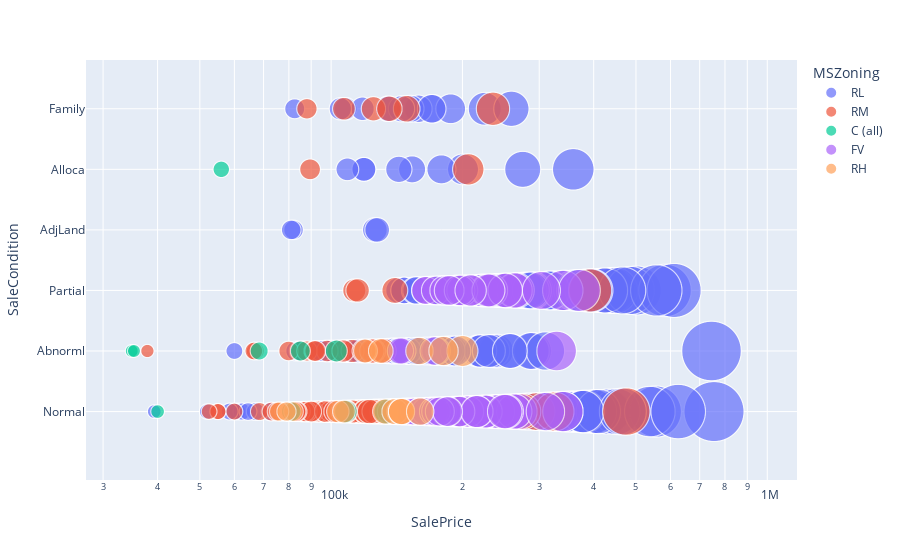

The notebook cell this image was saved under:
### Code cell
fig = ex.scatter(train, x="SalePrice", y="SaleCondition",
	         size="SalePrice", color="MSZoning",
                  log_x=True, size_max=60)
fig.show()

### Figure 1 — Plotly figure (JSON) as saved in the notebook; plotly's stock layout.template omitted (floating-point values rounded to 4 significant figures; data arrays with more than 128 entries replaced by an {"elided": "..."} marker saying what was removed)
{"data": [{"hovertemplate": "MSZoning=RL<br>SalePrice=%{marker.size}<br>SaleCondition=%{y}<extra></extra>", "legendgroup": "RL", "marker": {"color": "#636efa", "size": {"elided": "1151 int values"}, "sizemode": "area", "sizeref": 209.7, "symbol": "circle"}, "mode": "markers", "name": "RL", "showlegend": true, "type": "scattergl", "x": {"elided": "1151 int values"}, "xaxis": "x", "y": {"elided": "1151 str values"}, "yaxis": "y"}, {"hovertemplate": "MSZoning=RM<br>SalePrice=%{marker.size}<br>SaleCondition=%{y}<extra></extra>", "legendgroup": "RM", "marker": {"color": "#EF553B", "size": {"elided": "218 int values"}, "sizemode": "area", "sizeref": 209.7, "symbol": "circle"}, "mode": "markers", "name": "RM", "showlegend": true, "type": "scattergl", "x": {"elided": "218 int values"}, "xaxis": "x", "y": {"elided": "218 str values"}, "yaxis": "y"}, {"hovertemplate": "MSZoning=C (all)<br>SalePrice=%{marker.size}<br>SaleCondition=%{y}<extra></extra>", "legendgroup": "C (all)", "marker": {"color": "#00cc96", "size": [40000, 85000, 133900, 34900, 108000, 102776, 55993, 35311, 81000, 68400], "sizemode": "area", "sizeref": 209.7, "symbol": "circle"}, "mode": "markers", "name": "C (all)", "showlegend": true, "type": "scattergl", "x": [40000, 85000, 133900, 34900, 108000, 102776, 55993, 35311, 81000, 68400], "xaxis": "x", "y": ["Normal", "Abnorml", "Normal", "Abnorml", "Normal", "Abnorml", "Alloca", "Abnorml", "Normal", "Abnorml"], "yaxis": "y"}, {"hovertemplate": "MSZoning=FV<br>SalePrice=%{marker.size}<br>SaleCondition=%{y}<extra></extra>", "legendgroup": "FV", "marker": {"color": "#ab63fa", "size": [249700, 172500, 164500, 250000, 176000, 254900, 177000, 252678, 262500, 207500, 266000, 185000, 164700, 239000, 270000, 340000, 187750, 241000, 339750, 222000, 210000, 263435, 226700, 208300, 176000, 263000, 146000, 151000, 168500, 226000, 370878, 205950, 227875, 148800, 196000, 172500, 179400, 215200, 232600, 147400, 151000, 250580, 303477, 328900, 173733, 155000, 182000, 165000, 199900, 197000, 252000, 197000, 160000, 171900, 174000, 229456, 186500, 183900, 208900, 177500, 144152, 216000, 250000, 310000, 185000], "sizemode": "area", "sizeref": 209.7, "symbol": "circle"}, "mode": "markers", "name": "FV", "showlegend": true, "type": "scattergl", "x": [249700, 172500, 164500, 250000, 176000, 254900, 177000, 252678, 262500, 207500, 266000, 185000, 164700, 239000, 270000, 340000, 187750, 241000, 339750, 222000, 210000, 263435, 226700, 208300, 176000, 263000, 146000, 151000, 168500, 226000, 370878, 205950, 227875, 148800, 196000, 172500, 179400, 215200, 232600, 147400, 151000, 250580, 303477, 328900, 173733, 155000, 182000, 165000, 199900, 197000, 252000, 197000, 160000, 171900, 174000, 229456, 186500, 183900, 208900, 177500, 144152, 216000, 250000, 310000, 185000], "xaxis": "x", "y": ["Normal", "Abnorml", "Partial", "Normal", "Normal", "Normal", "Normal", "Partial", "Normal", "Normal", "Partial", "Partial", "Partial", "Normal", "Normal", "Normal", "Partial", "Normal", "Partial", "Partial", "Normal", "Partial", "Normal", "Partial", "Normal", "Normal", "Abnorml", "Normal", "Normal", "Normal", "Partial", "Normal", "Partial", "Normal", "Normal", "Normal", "Normal", "Normal", "Partial", "Normal", "Normal", "Partial", "Partial", "Abnorml", "Partial", "Normal", "Partial", "Normal", "Partial", "Partial", "Normal", "Normal", "Normal", "Normal", "Normal", "Partial", "Partial", "Normal", "Partial", "Normal", "Abnorml", "Normal", "Normal", "Normal", "Normal"], "yaxis": "y"}, {"hovertemplate": "MSZoning=RH<br>SalePrice=%{marker.size}<br>SaleCondition=%{y}<extra></extra>", "legendgroup": "RH", "marker": {"color": "#FFA15A", "size": [82000, 76000, 133000, 200000, 103600, 159434, 144000, 140000, 145000, 119900, 145000, 160000, 107000, 130000, 181000, 79000], "sizemode": "area", "sizeref": 209.7, "symbol": "circle"}, "mode": "markers", "name": "RH", "showlegend": true, "type": "scattergl", "x": [82000, 76000, 133000, 200000, 103600, 159434, 144000, 140000, 145000, 119900, 145000, 160000, 107000, 130000, 181000, 79000], "xaxis": "x", "y": ["Normal", "Normal", "Normal", "Abnorml", "Normal", "Abnorml", "Normal", "Normal", "Normal", "Abnorml", "Normal", "Normal", "Normal", "Abnorml", "Abnorml", "Normal"], "yaxis": "y"}], "layout": {"autosize": true, "legend": {"itemsizing": "constant", "title": {"text": "MSZoning"}, "tracegroupgap": 0}, "margin": {"t": 60}, "xaxis": {"anchor": "y", "autorange": true, "domain": [0, 1], "range": [4.435, 6.081], "title": {"text": "SalePrice"}, "type": "log"}, "yaxis": {"anchor": "x", "autorange": true, "domain": [0, 1], "range": [-2.38, 6.579], "title": {"text": "SaleCondition"}, "type": "category"}}}
